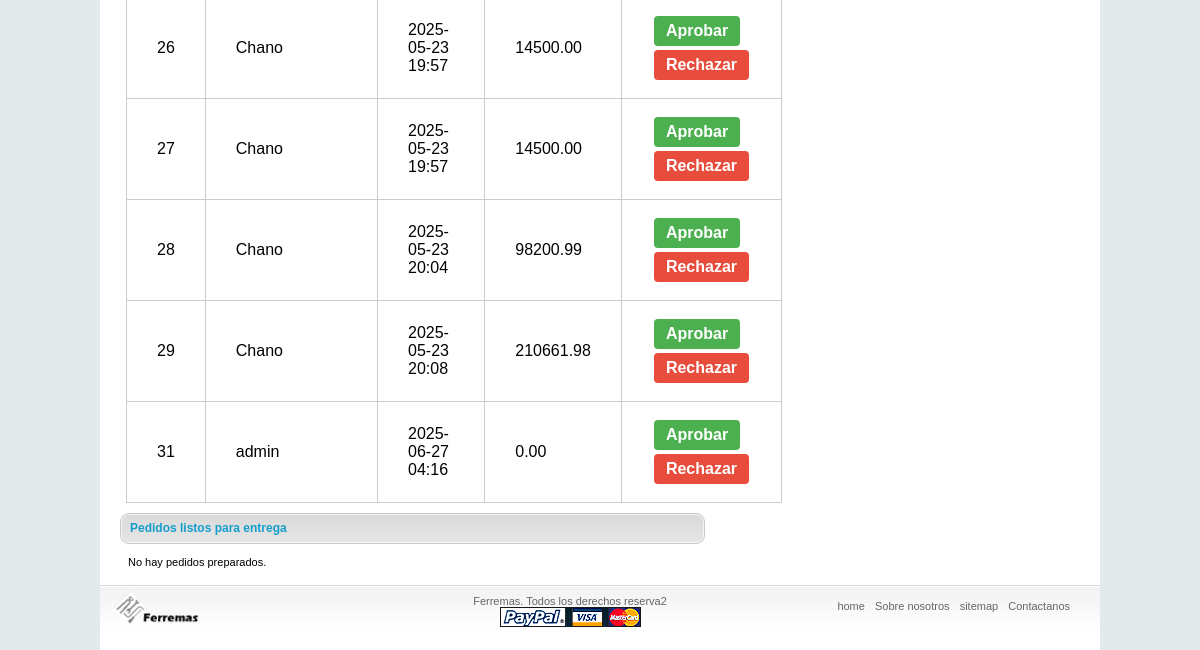
/vendedor/ (signed in, lower part), run on an earlier commit of the app's database.
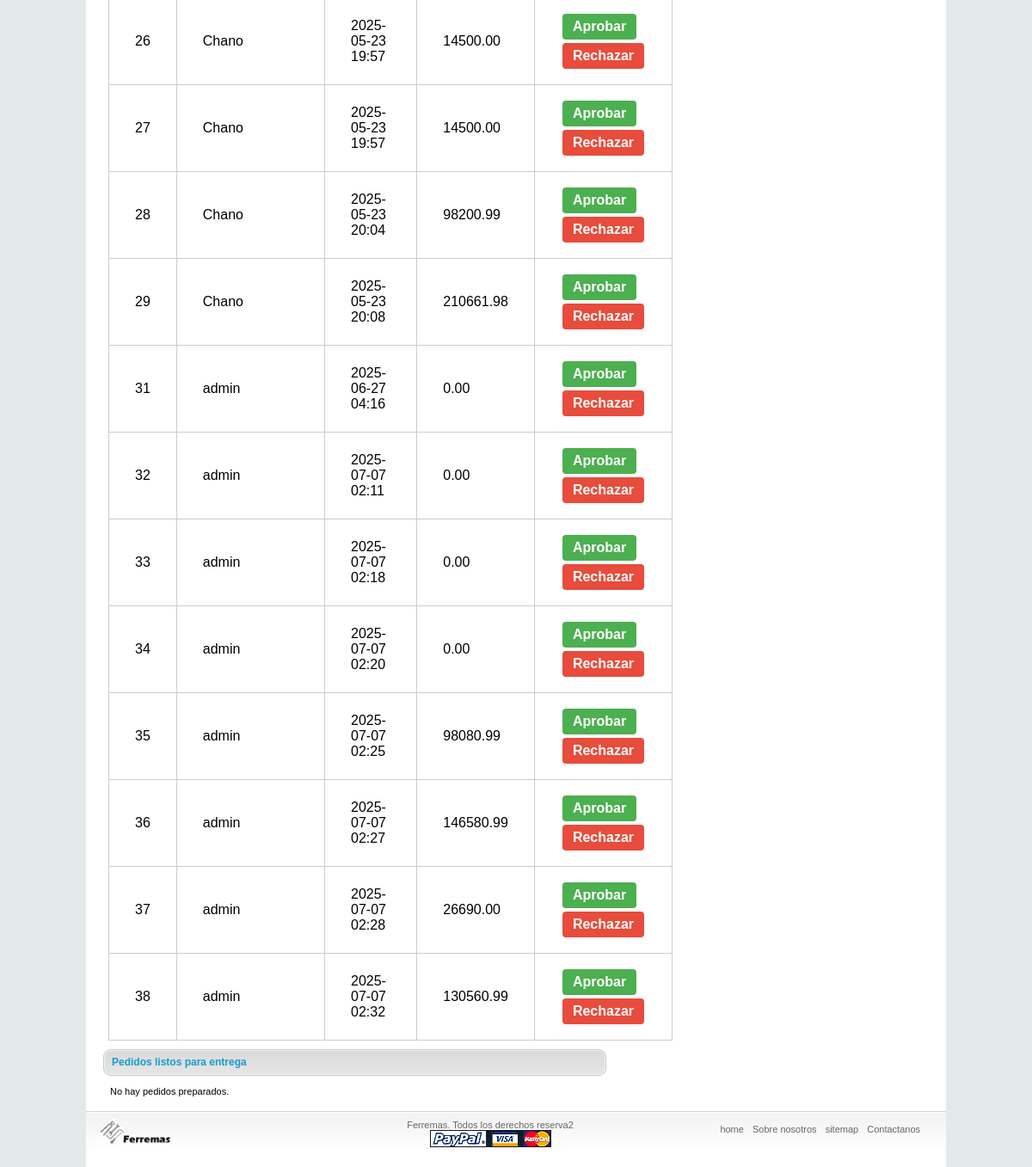
And on a later commit of the database.
### pedidos/models.py (models this page shows)
class Pedido(models.Model):
    usuario = models.ForeignKey(settings.AUTH_USER_MODEL, on_delete=models.CASCADE)
    fecha = models.DateTimeField(auto_now_add=True)
    estado = models.CharField(max_length=20, default='pendiente')  # pendiente, pagado, enviado, entregado, etc.
    total = models.DecimalField(max_digits=12, decimal_places=2, default=0)
    metodo_pago = models.CharField(max_length=20, default='manual')
    datos_pago = models.JSONField(null=True, blank=True)  # para guardar respuesta paypal
    tipo_entrega = models.CharField(
        max_length=20,
        choices=[('retiro', 'Retiro en tienda'), ('despacho', 'Despacho a domicilio')],
        default='retiro'
    )
    direccion_entrega = models.CharField(max_length=255, blank=True, null=True)
    sucursal_retiro = models.CharField(max_length=100, blank=True, null=True)

### usuarios/models.py (models this page shows)
class Usuario(AbstractUser):
    ROL_CHOICES = [
        ('cliente', 'Cliente'),
        ('admin', 'Administrador'),
        ('vendedor', 'Vendedor'),
        ('bodeguero', 'Bodeguero'),
        ('contador', 'Contador'),
    ]
    rol = models.CharField(max_length=20, choices=ROL_CHOICES)
    telefono = models.CharField(max_length=20, blank=True, null=True)  # Nuevo campo

### core/views.py (the view)
# urls.py: path('vendedor/', core_views.vista_pedidos_vendedor, name='vista_pedidos_vendedor'),
@login_required
@user_passes_test(es_vendedor)
def vista_pedidos_vendedor(request):
    pedidos_pendientes = Pedido.objects.filter(estado='Pendiente')
    pedidos_preparados = Pedido.objects.filter(estado='Preparado')
    return render(request, 'vendedor/pedidos.html', {
        'pedidos_pendientes': pedidos_pendientes,
        'pedidos_preparados': pedidos_preparados
    })

### core/context_processors.py (called while the page is built)
def carrito_context(request):
    carrito = request.session.get('carrito', {})
    productos_dict = {str(p.id): p for p in Producto.objects.all()}
    total = 0
    total_productos = 0
    for pid, cantidad in carrito.items():
        prod = productos_dict.get(str(pid))
        if prod:
            total += prod.precio * cantidad
            total_productos += cantidad
    return {
        'carrito': carrito,
        'productos_dict': productos_dict,
        'total_carrito': total,
        'total_productos': total_productos,
    }

### core/views.py (called while the page is built)
def es_vendedor(user):
    return user.is_authenticated and user.rol == 'vendedor'

### core/templates/vendedor/pedidos.html (shortened to what this page needs)
{% load static %}
<!DOCTYPE html>
<html>
<head>
  <link rel="stylesheet" type="text/css" href="{% static 'css/style.css' %}" />
  <link rel="stylesheet" type="text/css" href="{% static 'css/forms.css' %}" />
  <link rel="stylesheet" type="text/css" href="{% static 'css/pedidos.css' %}" />
</head>
<body>
<div id="main_container">
  <div id="main_content">
    <div class="center_content">
      <div class="prod_box">
        {% if pedidos_pendientes %}
        <table class="table-pedidos">
          {% for pedido in pedidos_pendientes %}
          <tr>
            <td>{{ pedido.id }}</td>
            <td>{{ pedido.usuario.username }}</td>
            <td>{{ pedido.fecha|date:"Y-m-d H:i" }}</td>
            <td>{{ pedido.total }}</td>
            <td>
              <a href="{% url 'aprobar_pedido' pedido.id %}" class="btn aprobar">Aprobar</a>
              <a href="{% url 'rechazar_pedido' pedido.id %}" class="btn rechazar">Rechazar</a>
            </td>
          </tr>
          {% endfor %}
        </table>
        {% else %}
        <p>No hay pedidos pendientes.</p>
        {% endif %}
      </div>
      <div class="center_title_bar">Pedidos listos para entrega</div>
      <div class="prod_box">
        {% if pedidos_preparados %}
        <table class="table-pedidos">
          <tr><th>ID</th><th>Cliente</th><th>Estado</th><th>Monto</th><th>Acciones</th></tr>
          {% for pedido in pedidos_preparados %}
          <tr>
            <td>{{ pedido.id }}</td>
            <td>{{ pedido.usuario.username }}</td>
            <td>{{ pedido.estado }}</td>
            <td>{{ pedido.total }}</td>
            <td>
              <a href="{% url 'marcar_entregado' pedido.id %}" class="btn aprobar">Marcar como entregado</a>
            </td>
          </tr>
          {% endfor %}
        </table>
        {% else %}
        <p>No hay pedidos preparados.</p>
        {% endif %}
      </div>
    </div>
  </div>
  <div class="footer">
    <div class="left_footer"><img src="{% static 'images/footer_logo2.png' %}" alt="" width="89" height="42"/></div>
    <div class="center_footer">
      Ferremas. Todos los derechos reserva2<br />
      <img src="{% static 'images/payment.gif' %}" alt="" />
    </div>
    <div class="right_footer">
      <a href="#">home</a> <a href="#">Sobre nosotros</a> <a href="#">sitemap</a> <a href="#">Contactanos</a>
    </div>
  </div>
</div>
</body>
</html>

### core/templates/partials/header.html (shortened to what this page needs)
{% load static %}

### core/static/css/style.css (style rules this page uses)
body { background:url('../images/bg.jpg') repeat-x #e4e9ec top; padding:0; font-family:Arial, Helvetica, sans-serif; font-size:11px; margin:0px auto auto auto; color:#000; }
p { padding:2px; margin:0px; }
#main_container { width:1000px; height:auto; margin:auto; padding:0px; background-color:#FFFFFF; }
#main_content { clear:both; }
.center_content { width:600px; float:left; padding:5px 10px 5px 15px; }
.center_title_bar { width:575px; height:31px; float:left; padding:0 0 0 10px; margin:0 0 0 5px; line-height:31px; font-size:12px; color:#159DCC; font-weight:bold; background:url('../images/bar_bg.gif') no-repeat center; }
.prod_box { width:173px; height:auto; float:left; padding:10px 10px 10px 11px; }
.footer { width:1000px; clear:both; height:65px; background:url('../images/footer_bg.gif') repeat-x top; }
.left_footer { float:left; width:300px; padding:5px 0 0 10px; }
.right_footer { float:right; padding:15px 30px 0 0; }
.right_footer a { padding:0 0 0 7px; text-decoration:none; color: #666666; }
.center_footer { float:left; width:200px; text-align:center; color:#666666; padding:10px 0 0 60px; }

### core/static/css/pedidos.css (style rules this page uses)
.table-pedidos { width: 100%; border-collapse: collapse; margin-top: 20px; font-size: 16px; }
.table-pedidos th, .table-pedidos td { padding: 16px 30px; text-align: left; border: 1px solid #ccc; }
.table-pedidos td { vertical-align: middle; }
.btn { display: inline-block; padding: 6px 12px; color: white; text-decoration: none; border-radius: 4px; font-weight: bold; margin: 2px; }
.aprobar { background-color: #4CAF50; }
.rechazar { background-color: #e74c3c; }

What changed in the data, as far as the page shows it:
added Pedido: id "32", usuario.username "admin", fecha "2025-07-07 02:11", total "0.00"
added Pedido: id "33", usuario.username "admin", fecha "2025-07-07 02:18", total "0.00"
added Pedido: id "34", usuario.username "admin", fecha "2025-07-07 02:20", total "0.00"
added Pedido: id "35", usuario.username "admin", fecha "2025-07-07 02:25", total "98080.99"
added Pedido: id "36", usuario.username "admin", fecha "2025-07-07 02:27", total "146580.99"
added Pedido: id "37", usuario.username "admin", fecha "2025-07-07 02:28", total "26690.00"
added Pedido: id "38", usuario.username "admin", fecha "2025-07-07 02:32", total "130560.99"
